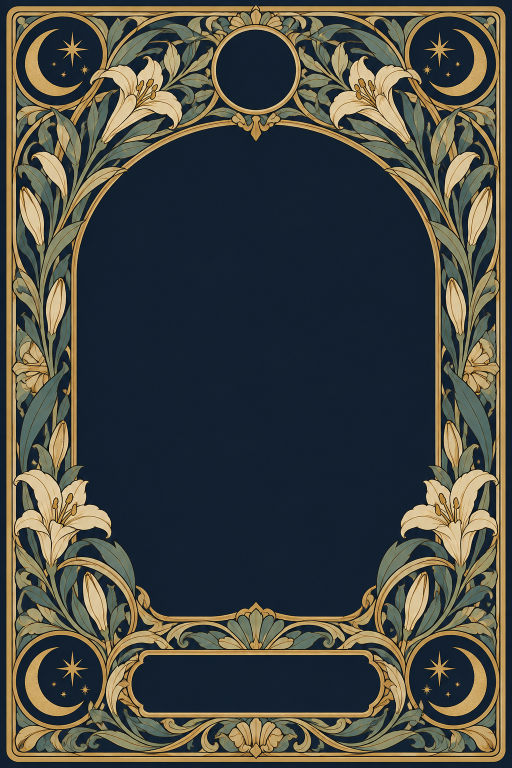
#> input picture tools/tarot-gen/refs/frame.png, 1024 x 1536 px (shown at 1/2 size); its folder holds 5 pictures in this run
$ python review_crossed.py
#> lines starting #> are read from the running program, lines starting #| are printed output that depends on the picture; after the words box and inside, x2 and y2 are one past the last pixel; in counts of white or black regions, pixels touching at a corner belong together
#> further down, fr is the input picture: PIL image 1024x1536 RGB; mean R, G, B 69.3, 71.3, 64.8
### tools/tarot-gen/composite.py
"""Composite selected tarot artwork into the common frame.

Usage examples:
  python composite.py                   # composite cards listed in selected.json
  python composite.py --contact-sheet   # also build out/contact_sheet.png from all raw variants
  python composite.py --contact-sheet --no-composite
  python composite.py --contact-sheet --final --suit minor --no-composite   # final sheets per suit
  python composite.py --assets-sheet --no-composite                           # symbol/background variants
"""

from __future__ import annotations

import argparse
import json
import re
import sys
from pathlib import Path

import cv2
import numpy as np
from PIL import Image, ImageDraw, ImageFilter, ImageFont

ROOT = Path(__file__).resolve().parent
CARDS_PATH = ROOT / "cards.json"
CARDS_MINOR_PATH = ROOT / "cards_minor.json"
FRAME_PATH = ROOT / "refs" / "frame.png"
SELECTED_PATH = ROOT / "selected.json"
RAW_DIR = ROOT / "out" / "raw"
ASSETS_DIR = ROOT / "assets"
COMPOSITE_DIR = ROOT / "out" / "composite"
CONTACT_SHEET_PATH = ROOT / "out" / "contact_sheet.png"
ASSETS_SHEET_PATH = ROOT / "out" / "contact_sheet_assets.png"

CENTER = (512, 768)
COLOR_THRESHOLD = 30
DILATE_PX = 3
MASK_BLUR_RADIUS = 1
# Expected window bbox (x0, y0, x1, y1) measured on frame.png.
EXPECTED_BBOX = (150, 247, 872, 1234)
BBOX_TOLERANCE = 15

RAW_NAME = re.compile(r"^(\d{2})_(.+)_([a-z])\.png$")
ASSET_NAME = re.compile(r"^((?:symbol|bg)_[a-z_]+?|rosette)_([a-z])\.png$")
SUITS = ("major", "wands", "cups", "swords", "pentacles")


def detect_window(frame: Image.Image) -> np.ndarray:
    """Return a uint8 mask (255 = window) of the arch window in the frame."""
    a = np.asarray(frame.convert("RGB")).astype(np.int32)
    cx, cy = CENTER
    dist = np.sqrt(((a - a[cy, cx]) ** 2).sum(axis=-1))
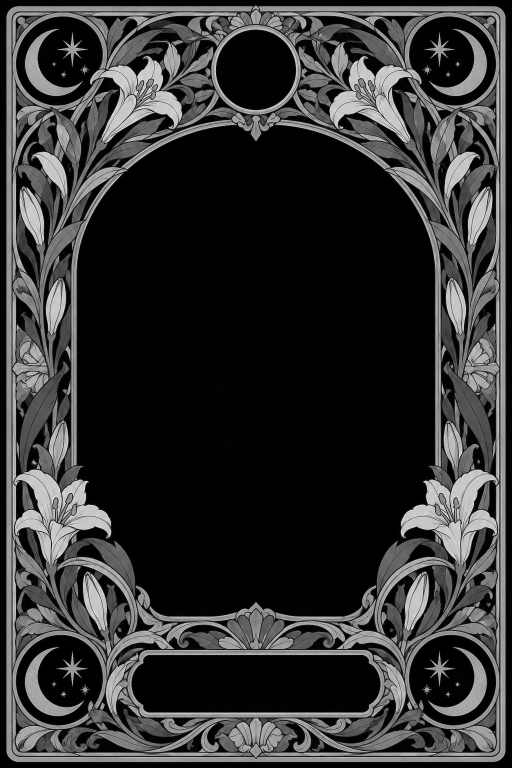
#> dist: shape (1536, 1024) float64 (shown at 1/2 size); min 0, max 364, mean 72.4; drawn with min black and max white
    similar = (dist <= COLOR_THRESHOLD).astype(np.uint8)
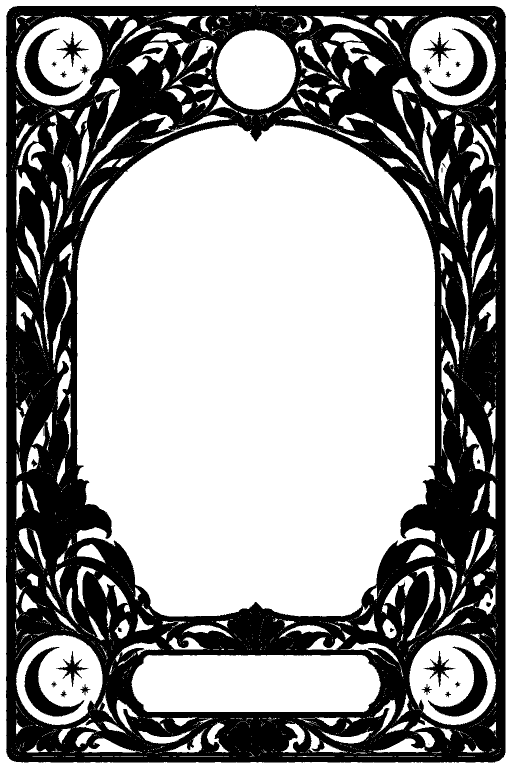
#> similar: shape (1536, 1024) (shown at 1/2 size); values 0 (black) and 1 (white), 60.5% white; 51 black regions (23 under 20 px), largest, box (x1, y1, x2, y2) and area: (12, 10, 1012, 1525) 598798, (49, 1294, 169, 1433) 4618, (856, 1293, 975, 1433) 4542
    _, labels = cv2.connectedComponents(similar, connectivity=4)
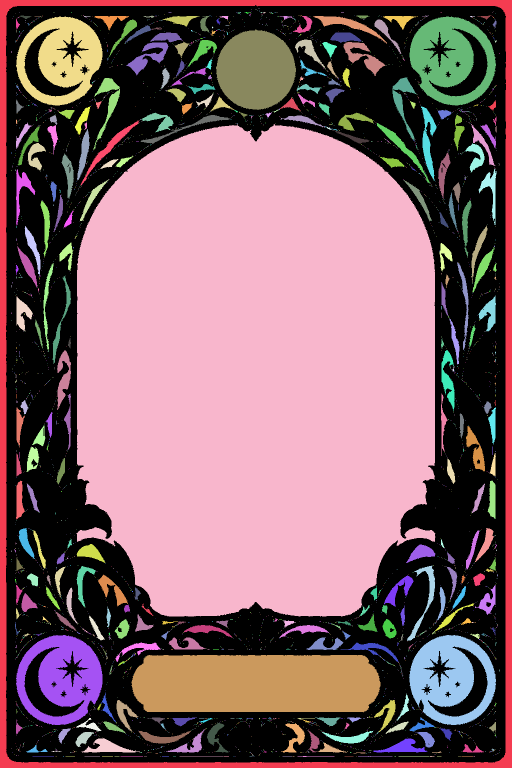
#> labels: shape (1536, 1024) int32 (shown at 1/2 size); 3884 distinct labels, from 0 to 3883; one colour per label, 0 black
    window = (labels == labels[cy, cx]).astype(np.uint8) * 255
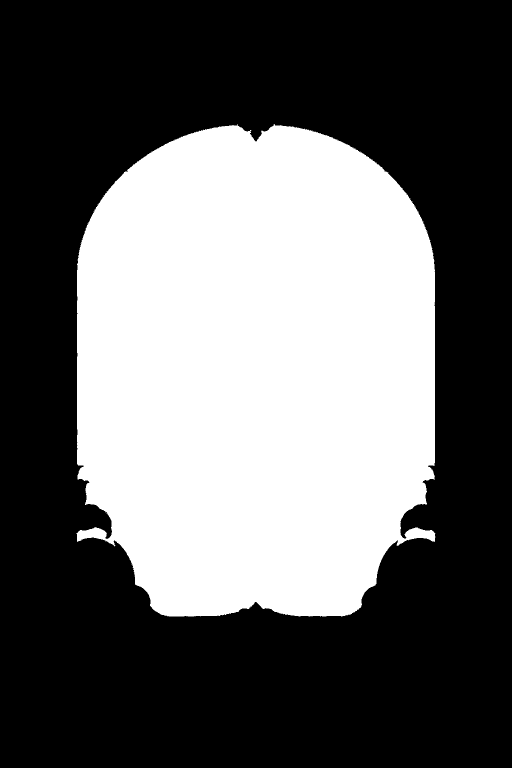
#> window: shape (1536, 1024) (shown at 1/2 size); 38.8% white; 1 white region, box (x1, y1, x2, y2) and area: (152, 248, 871, 1233) 610143

    # Fill holes: flood the background from a corner; anything unreached is inside.
    h, w = window.shape
#> h = 1536; w = 1024
    flood = window.copy()
    cv2.floodFill(flood, np.zeros((h + 2, w + 2), np.uint8), (0, 0), 255)
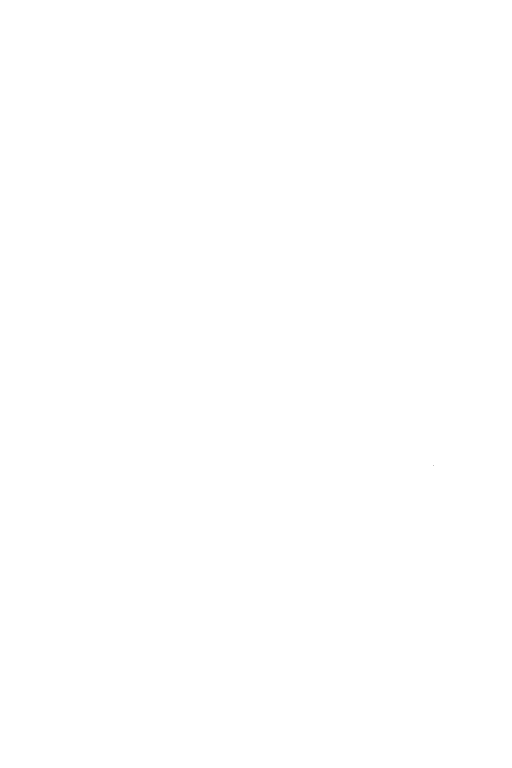
#> flood: shape (1536, 1024) (shown at 1/2 size); 100% white; black in thin lines or dots, all inside (x1, y1, x2, y2) = (867, 930, 868, 931)
    window = window | cv2.bitwise_not(flood)
#> window: shape (1536, 1024); 38.8% white; 1 white region, box (x1, y1, x2, y2) and area: (152, 248, 871, 1233) 610144

    k = 2 * DILATE_PX + 1
    return cv2.dilate(window, np.ones((k, k), np.uint8))
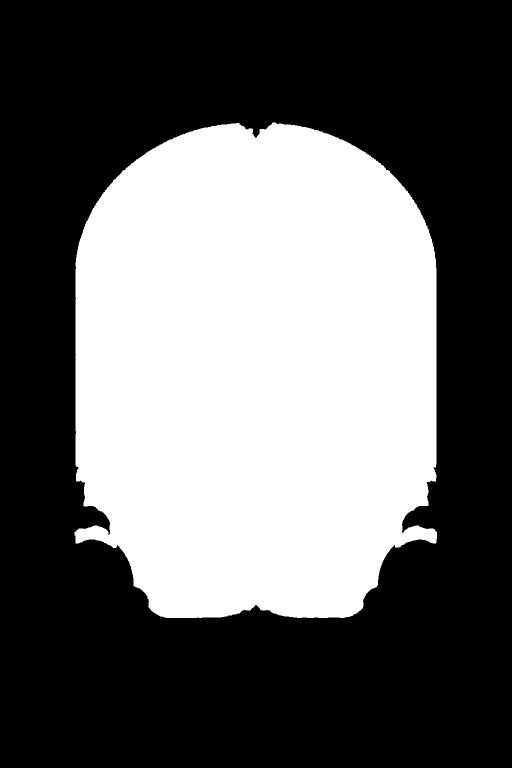
#> returned value: shape (1536, 1024) (shown at 1/2 size); 39.6% white; 1 white region, box (x1, y1, x2, y2) and area: (149, 245, 874, 1236) 622792


def bbox_of(mask: np.ndarray) -> tuple[int, int, int, int]:
    ys, xs = np.where(mask > 0)
    return int(xs.min()), int(ys.min()), int(xs.max()), int(ys.max())


# [24 lines left out: functions check_bbox, fit_art, composite, not called in this run]


def load_font(size: int) -> ImageFont.ImageFont:
    # Japanese-capable fonts first (card names), then Latin fallbacks.
    for name in ("YuGothM.ttc", "meiryo.ttc", "msgothic.ttc", "arial.ttf", "DejaVuSans.ttf"):
        try:
            return ImageFont.truetype(name, size)
        except OSError:
            continue
    return ImageFont.load_default()


# [209 lines left out: functions load_cards, card_label, suit_ids, save_sheet, build_contact_sheet, build_final_sheet and 2 more, not called in this run]


# [2 lines that do not run on import are left out]

### tools/tarot-gen/review_crossed.py
"""Build out/review/pips_crossed_preview.png: 2 rows x 4 cols (swords top, wands bottom), framed."""
import sys
from PIL import Image, ImageDraw
import composite as c

SRC = c.ROOT / "out" / "review" / "crossed"
ROWS = [["51_swords_02", "52_swords_03", "56_swords_07", "59_swords_10"],
        ["23_wands_02", "24_wands_03", "28_wands_07", "31_wands_10"]]
W, H, PAD, LAB = 400, 600, 16, 34

fr = Image.open(c.FRAME_PATH).convert("RGB")
m = c.detect_window(fr)
bb = c.bbox_of(m)
#> bb = (149, 245, 873, 1235)
sheet = Image.new("RGB", (PAD + 4 * (W + PAD), PAD + 2 * (H + LAB + PAD)), (24, 28, 40))
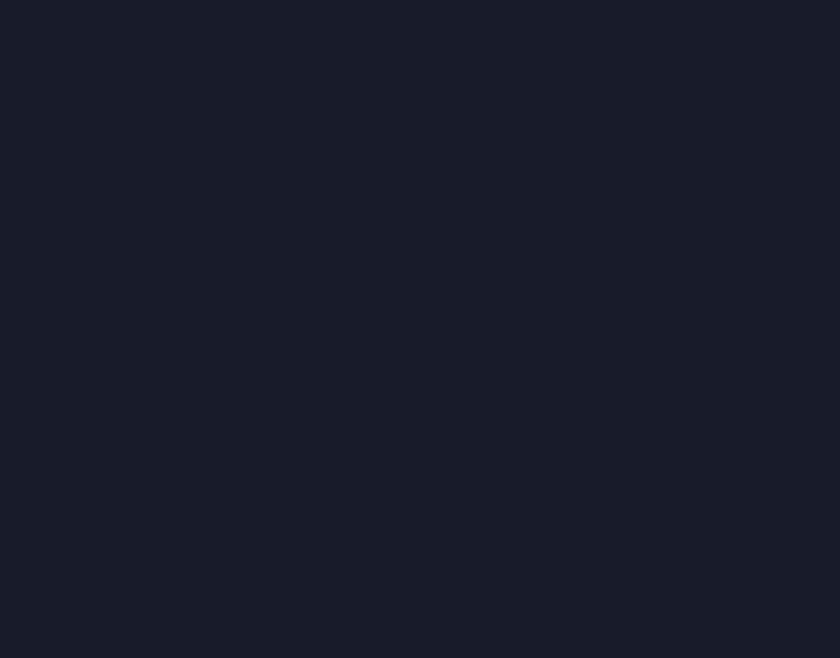
#> sheet: PIL image 1680x1316 RGB (shown at 1/2 size); mean R, G, B 24, 28, 40
d = ImageDraw.Draw(sheet)
font = c.load_font(20)
for r, row in enumerate(ROWS):
    for i, name in enumerate(row):
        x, y = PAD + i * (W + PAD), PAD + r * (H + LAB + PAD)
#> (the run stopped early here; a loop or call above may not have finished)
